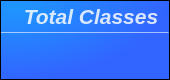
                    <widget class="QFrame" name="Class_QF_cam">
                     <property name="minimumSize">
                      <size>
                       <width>170</width>
                       <height>80</height>
                      </size>
                     </property>
                     <property name="maximumSize">
                      <size>
                       <width>170</width>
                       <height>80</height>
                      </size>
                     </property>
                     <property name="palette">
                      <palette>
                       <active>
                        <colorrole role="WindowText">
                         <brush brushstyle="SolidPattern">
                          <color alpha="255">
                           <red>255</red>
                           <green>255</green>
                           <blue>255</blue>
                          </color>
                         </brush>
                        </colorrole>
                        <colorrole role="Button">
                         <brush brushstyle="RadialGradientPattern">
                          <gradient centralx="0.000000000000000" centraly="0.000000000000000" focalx="0.100000000000000" focaly="0.100000000000000" radius="1.000000000000000" type="RadialGradient" spread="PadSpread" coordinatemode="ObjectBoundingMode">
                           <gradientstop position="0.000000000000000">
                            <color alpha="255">
                             <red>30</red>
                             <green>150</green>
                             <blue>255</blue>
                            </color>
                           </gradientstop>
                           <gradientstop position="1.000000000000000">
                            <color alpha="255">
                             <red>50</red>
                             <green>100</green>
                             <blue>255</blue>
                            </color>
                           </gradientstop>
                          </gradient>
                         </brush>
                        </colorrole>
                        <colorrole role="Text">
                         <brush brushstyle="SolidPattern">
                          <color alpha="255">
                           <red>255</red>
                           <green>255</green>
                           <blue>255</blue>
                          </color>
                         </brush>
                        </colorrole>
                        <colorrole role="ButtonText">
                         <brush brushstyle="SolidPattern">
                          <color alpha="255">
                           <red>255</red>
                           <green>255</green>
                           <blue>255</blue>
                          </color>
                         </brush>
                        </colorrole>
                        <colorrole role="Base">
                         <brush brushstyle="RadialGradientPattern">
                          <gradient centralx="0.000000000000000" centraly="0.000000000000000" focalx="0.100000000000000" focaly="0.100000000000000" radius="1.000000000000000" type="RadialGradient" spread="PadSpread" coordinatemode="ObjectBoundingMode">
                           <gradientstop position="0.000000000000000">
                            <color alpha="255">
                             <red>30</red>
                             <green>150</green>
                             <blue>255</blue>
                            </color>
                           </gradientstop>
                           <gradientstop position="1.000000000000000">
                            <color alpha="255">
                             <red>50</red>
                             <green>100</green>
                             <blue>255</blue>
                            </color>
                           </gradientstop>
                          </gradient>
                         </brush>
                        </colorrole>
                        <colorrole role="Window">
                         <brush brushstyle="RadialGradientPattern">
                          <gradient centralx="0.000000000000000" centraly="0.000000000000000" focalx="0.100000000000000" focaly="0.100000000000000" radius="1.000000000000000" type="RadialGradient" spread="PadSpread" coordinatemode="ObjectBoundingMode">
                           <gradientstop position="0.000000000000000">
                            <color alpha="255">
                             <red>30</red>
                             <green>150</green>
                             <blue>255</blue>
                            </color>
                           </gradientstop>
                           <gradientstop position="1.000000000000000">
                            <color alpha="255">
                             <red>50</red>
                             <green>100</green>
                             <blue>255</blue>
                            </color>
                           </gradientstop>
                          </gradient>
                         </brush>
                        </colorrole>
                        <colorrole role="PlaceholderText">
                         <brush brushstyle="SolidPattern">
                          <color alpha="128">
                           <red>255</red>
                           <green>255</green>
                           <blue>255</blue>
                          </color>
                         </brush>
                        </colorrole>
                       </active>
                       <inactive>
                        <colorrole role="WindowText">
                         <brush brushstyle="SolidPattern">
                          <color alpha="255">
                           <red>255</red>
                           <green>255</green>
                           <blue>255</blue>
                          </color>
                         </brush>
                        </colorrole>
                        <colorrole role="Button">
                         <brush brushstyle="RadialGradientPattern">
                          <gradient centralx="0.000000000000000" centraly="0.000000000000000" focalx="0.100000000000000" focaly="0.100000000000000" radius="1.000000000000000" type="RadialGradient" spread="PadSpread" coordinatemode="ObjectBoundingMode">
                           <gradientstop position="0.000000000000000">
                            <color alpha="255">
                             <red>30</red>
                             <green>150</green>
                             <blue>255</blue>
                            </color>
                           </gradientstop>
                           <gradientstop position="1.000000000000000">
                            <color alpha="255">
                             <red>50</red>
                             <green>100</green>
                             <blue>255</blue>
                            </color>
                           </gradientstop>
                          </gradient>
                         </brush>
                        </colorrole>
                        <colorrole role="Text">
                         <brush brushstyle="SolidPattern">
                          <color alpha="255">
                           <red>255</red>
                           <green>255</green>
                           <blue>255</blue>
                          </color>
                         </brush>
                        </colorrole>
                        <colorrole role="ButtonText">
                         <brush brushstyle="SolidPattern">
                          <color alpha="255">
                           <red>255</red>
                           <green>255</green>
                           <blue>255</blue>
                          </color>
                         </brush>
                        </colorrole>
                        <colorrole role="Base">
                         <brush brushstyle="RadialGradientPattern">
                          <gradient centralx="0.000000000000000" centraly="0.000000000000000" focalx="0.100000000000000" focaly="0.100000000000000" radius="1.000000000000000" type="RadialGradient" spread="PadSpread" coordinatemode="ObjectBoundingMode">
                           <gradientstop position="0.000000000000000">
                            <color alpha="255">
                             <red>30</red>
                             <green>150</green>
                             <blue>255</blue>
                            </color>
                           </gradientstop>
                           <gradientstop position="1.000000000000000">
                            <color alpha="255">
                             <red>50</red>
                             <green>100</green>
                             <blue>255</blue>
                            </color>
                           </gradientstop>
                          </gradient>
                         </brush>
                        </colorrole>
                        <colorrole role="Window">
                         <brush brushstyle="RadialGradientPattern">
                          <gradient centralx="0.000000000000000" centraly="0.000000000000000" focalx="0.100000000000000" focaly="0.100000000000000" radius="1.000000000000000" type="RadialGradient" spread="PadSpread" coordinatemode="ObjectBoundingMode">
                           <gradientstop position="0.000000000000000">
                            <color alpha="255">
                             <red>30</red>
                             <green>150</green>
                             <blue>255</blue>
                            </color>
                           </gradientstop>
                           <gradientstop position="1.000000000000000">
                            <color alpha="255">
                             <red>50</red>
                             <green>100</green>
                             <blue>255</blue>
                            </color>
                           </gradientstop>
                          </gradient>
                         </brush>
                        </colorrole>
                        <colorrole role="PlaceholderText">
                         <brush brushstyle="SolidPattern">
                          <color alpha="128">
                           <red>255</red>
                           <green>255</green>
                           <blue>255</blue>
                          </color>
                         </brush>
                        </colorrole>
                       </inactive>
                       <disabled>
                        <colorrole role="WindowText">
                         <brush brushstyle="SolidPattern">
                          <color alpha="255">
                           <red>255</red>
                           <green>255</green>
                           <blue>255</blue>
                          </color>
                         </brush>
                        </colorrole>
                        <colorrole role="Button">
                         <brush brushstyle="RadialGradientPattern">
                          <gradient centralx="0.000000000000000" centraly="0.000000000000000" focalx="0.100000000000000" focaly="0.100000000000000" radius="1.000000000000000" type="RadialGradient" spread="PadSpread" coordinatemode="ObjectBoundingMode">
                           <gradientstop position="0.000000000000000">
                            <color alpha="255">
                             <red>30</red>
                             <green>150</green>
                             <blue>255</blue>
                            </color>
                           </gradientstop>
                           <gradientstop position="1.000000000000000">
                            <color alpha="255">
                             <red>50</red>
                             <green>100</green>
                             <blue>255</blue>
                            </color>
                           </gradientstop>
                          </gradient>
                         </brush>
                        </colorrole>
                        <colorrole role="Text">
                         <brush brushstyle="SolidPattern">
                          <color alpha="255">
                           <red>255</red>
                           <green>255</green>
                           <blue>255</blue>
                          </color>
                         </brush>
                        </colorrole>
                        <colorrole role="ButtonText">
                         <brush brushstyle="SolidPattern">
                          <color alpha="255">
                           <red>255</red>
                           <green>255</green>
                           <blue>255</blue>
                          </color>
                         </brush>
                        </colorrole>
                        <colorrole role="Base">
                         <brush brushstyle="RadialGradientPattern">
                          <gradient centralx="0.000000000000000" centraly="0.000000000000000" focalx="0.100000000000000" focaly="0.100000000000000" radius="1.000000000000000" type="RadialGradient" spread="PadSpread" coordinatemode="ObjectBoundingMode">
                           <gradientstop position="0.000000000000000">
                            <color alpha="255">
                             <red>30</red>
                             <green>150</green>
                             <blue>255</blue>
                            </color>
                           </gradientstop>
                           <gradientstop position="1.000000000000000">
                            <color alpha="255">
                             <red>50</red>
                             <green>100</green>
                             <blue>255</blue>
                            </color>
                           </gradientstop>
                          </gradient>
                         </brush>
                        </colorrole>
                        <colorrole role="Window">
                         <brush brushstyle="RadialGradientPattern">
                          <gradient centralx="0.000000000000000" centraly="0.000000000000000" focalx="0.100000000000000" focaly="0.100000000000000" radius="1.000000000000000" type="RadialGradient" spread="PadSpread" coordinatemode="ObjectBoundingMode">
                           <gradientstop position="0.000000000000000">
                            <color alpha="255">
                             <red>30</red>
                             <green>150</green>
                             <blue>255</blue>
                            </color>
                           </gradientstop>
                           <gradientstop position="1.000000000000000">
                            <color alpha="255">
                             <red>50</red>
                             <green>100</green>
                             <blue>255</blue>
                            </color>
                           </gradientstop>
                          </gradient>
                         </brush>
                        </colorrole>
                        <colorrole role="PlaceholderText">
                         <brush brushstyle="SolidPattern">
                          <color alpha="128">
                           <red>255</red>
                           <green>255</green>
                           <blue>255</blue>
                          </color>
                         </brush>
                        </colorrole>
                       </disabled>
                      </palette>
                     </property>
                     <property name="toolTipDuration">
                      <number>0</number>
                     </property>
                     <property name="styleSheet">
                      <string notr="true">QFrame#Class_QF_cam{
color: rgb(255, 255, 255);
border-radius: 15px;
background-color: qradialgradient(cx:0, cy:0, radius:1, fx:0.1, fy:0.1, stop:0 rgb(30, 150, 255),  stop:1 rgb(50, 100, 255));
border: 1px outset rgb(40, 125, 255);
}
</string>
                     </property>
                     <property name="frameShape">
                      <enum>QFrame::StyledPanel</enum>
                     </property>
                     <property name="frameShadow">
                      <enum>QFrame::Raised</enum>
                     </property>
                     <layout class="QVBoxLayout" name="verticalLayout_17" stretch="0,2,1">
                      <property name="spacing">
                       <number>0</number>
                      </property>
                      <property name="leftMargin">
                       <number>0</number>
                      </property>
                      <property name="topMargin">
                       <number>0</number>
                      </property>
                      <property name="rightMargin">
                       <number>0</number>
                      </property>
                      <property name="bottomMargin">
                       <number>0</number>
                      </property>
                      <item>
                       <widget class="QFrame" name="Class_top_cam">
                        <property name="styleSheet">
                         <string notr="true">border:none</string>
                        </property>
                        <property name="frameShape">
                         <enum>QFrame::StyledPanel</enum>
                        </property>
                        <property name="frameShadow">
                         <enum>QFrame::Raised</enum>
                        </property>
                        <layout class="QHBoxLayout" name="horizontalLayout_16">
                         <property name="spacing">
                          <number>0</number>
                         </property>
                         <property name="leftMargin">
                          <number>0</number>
                         </property>
                         <property name="topMargin">
                          <number>3</number>
                         </property>
                         <property name="rightMargin">
                          <number>0</number>
                         </property>
                         <property name="bottomMargin">
                          <number>3</number>
                         </property>
                         <item>
                          <widget class="QLabel" name="label_9">
                           <property name="maximumSize">
                            <size>
                             <width>16777215</width>
                             <height>30</height>
                            </size>
                           </property>
                           <property name="font">
                            <font>
                             <family>Segoe UI</family>
                             <pointsize>16</pointsize>
                             <italic>true</italic>
                             <bold>true</bold>
                            </font>
                           </property>
                           <property name="styleSheet">
                            <string notr="true">color: rgba(255, 255, 255,210);
padding-left:12px;
font: 700 italic 16pt &quot;Segoe UI&quot;;</string>
                           </property>
                           <property name="text">
                            <string>Total Classes</string>
                           </property>
                           <property name="alignment">
                            <set>Qt::AlignCenter</set>
                           </property>
                           <property name="indent">
                            <number>0</number>
                           </property>
                          </widget>
                         </item>
                        </layout>
                       </widget>
                      </item>
                      <item>
                       <widget class="Line" name="line_6">
                        <property name="maximumSize">
                         <size>
                          <width>16777215</width>
                          <height>1</height>
                         </size>
                        </property>
                        <property name="styleSheet">
                         <string notr="true">background-color: rgba(255, 255, 255, 89);</string>
                        </property>
                        <property name="orientation">
                         <enum>Qt::Horizontal</enum>
                        </property>
                       </widget>
                      </item>
                      <item>
                       <widget class="QFrame" name="Class_bottom_cam">
                        <property name="styleSheet">
                         <string notr="true">border:none</string>
                        </property>
                        <property name="frameShape">
                         <enum>QFrame::StyledPanel</enum>
                        </property>
                        <property name="frameShadow">
                         <enum>QFrame::Raised</enum>
                        </property>
                        <layout class="QVBoxLayout" name="verticalLayout_23">
                         <property name="spacing">
                          <number>0</number>
                         </property>
                         <property name="leftMargin">
                          <number>0</number>
                         </property>
                         <property name="topMargin">
                          <number>6</number>
                         </property>
                         <property name="rightMargin">
                          <number>0</number>
                         </property>
                         <property name="bottomMargin">
                          <number>6</number>
                         </property>
                         <item alignment="Qt::AlignTop">
                          <widget class="QLabel" name="Class_num_cam">
                           <property name="minimumSize">
                            <size>
                             <width>0</width>
                             <height>30</height>
                            </size>
                           </property>
                           <property name="maximumSize">
                            <size>
                             <width>16777215</width>
                             <height>30</height>
                            </size>
                           </property>
                           <property name="font">
                            <font>
                             <family>Microsoft YaHei UI</family>
                             <pointsize>17</pointsize>
                             <italic>false</italic>
                             <bold>false</bold>
                             <underline>false</underline>
                            </font>
                           </property>
                           <property name="styleSheet">
                            <string notr="true">color: rgb(255, 255, 255);
font: 17pt &quot;Microsoft YaHei UI&quot;;</string>
                           </property>
                           <property name="text">
                            <string/>
                           </property>
                           <property name="alignment">
                            <set>Qt::AlignCenter</set>
                           </property>
                          </widget>
                         </item>
                        </layout>
                       </widget>
                      </item>
                     </layout>
                    </widget>
